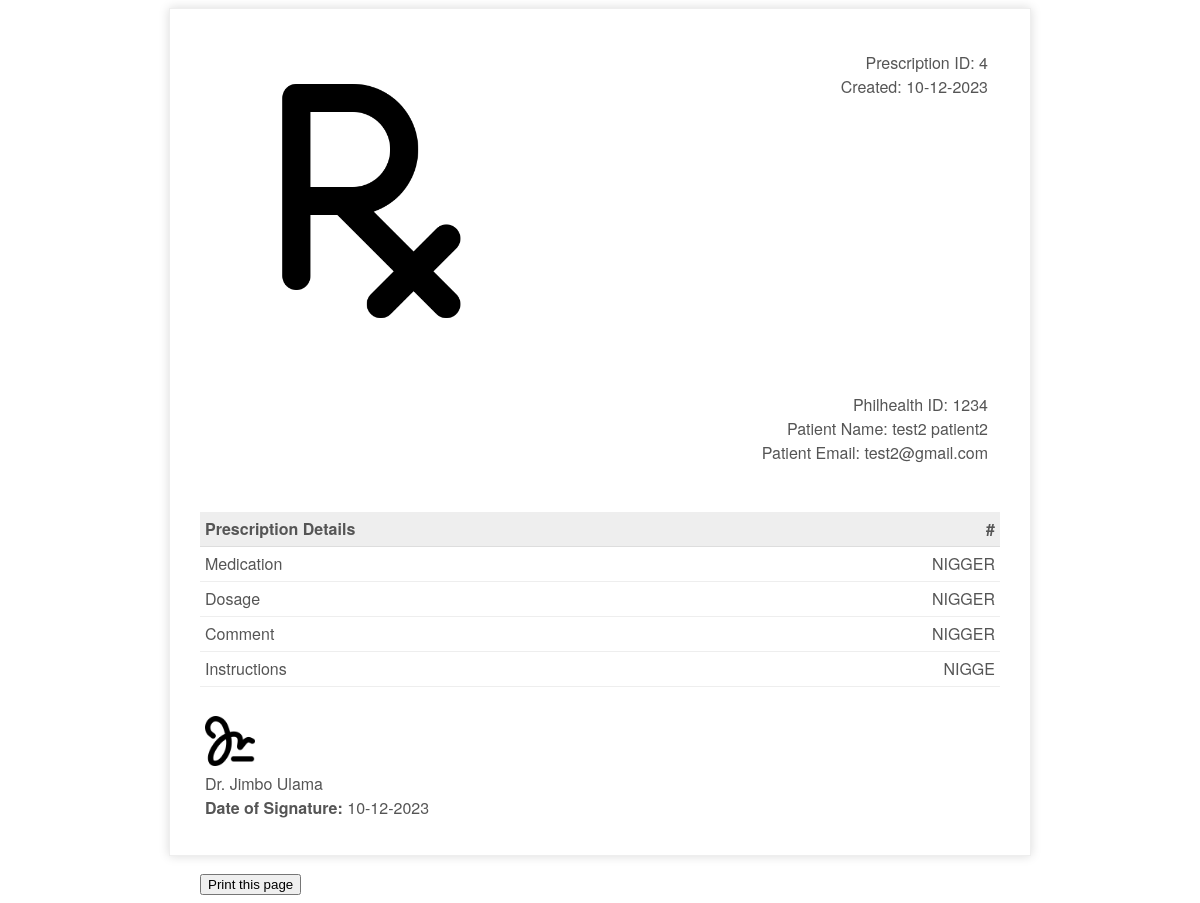
The app's page /patient/prescriptionInvoice.php?prescriptionId=4 (signed in) with its own data.
### tables this page shows
CREATE TABLE `tbprescription` (
  `prescriptionId` int(11) NOT NULL,
  `philhealthId` bigint(20) DEFAULT NULL,
  `icDoctor` bigint(20) DEFAULT NULL,
  `medication` varchar(255) NOT NULL,
  `dosage` varchar(50) NOT NULL,
  `comment` text NOT NULL,
  `instructions` text NOT NULL,
  `prescriptionDate` timestamp NOT NULL DEFAULT current_timestamp()
);

CREATE TABLE `patient` (
  `philhealthId` bigint(12) NOT NULL,
  `password` varchar(20) NOT NULL,
  `patientFirstName` varchar(20) NOT NULL,
  `patientLastName` varchar(20) NOT NULL,
  `patientMaritialStatus` varchar(10) NOT NULL,
  `patientDOB` date NOT NULL,
  `patientGender` varchar(10) NOT NULL,
  `patientAddress` varchar(100) NOT NULL,
  `patientPhone` varchar(15) NOT NULL,
  `patientEmail` varchar(100) NOT NULL,
  `appointmentType` enum('tb','prenatal') NOT NULL DEFAULT 'tb'
);

CREATE TABLE `doctor` (
  `icDoctor` bigint(12) NOT NULL,
  `password` varchar(20) NOT NULL,
  `doctorId` int(3) NOT NULL,
  `doctorFirstName` varchar(50) NOT NULL,
  `doctorLastName` varchar(50) NOT NULL,
  `doctorAddress` varchar(100) NOT NULL,
  `doctorPhone` varchar(15) NOT NULL,
  `doctorEmail` varchar(20) NOT NULL,
  `doctorDOB` date NOT NULL,
  `doctorRole` varchar(255) DEFAULT NULL
);

### patient/prescriptionInvoice.php (the view, shortened to what this page needs)
<?php
include_once '../assets/conn/dbconnect.php';
if (isset($_GET['prescriptionId'])) {
    $prescriptionId = $_GET['prescriptionId'];
    $resTB = mysqli_query($con, "
        SELECT tp.*, d.doctorFirstname AS doctorFirstName, d.doctorLastname AS doctorLastName
        FROM tbprescription tp
        JOIN doctor d ON tp.icDoctor = d.icDoctor
        WHERE tp.prescriptionId = $prescriptionId
    ");
    $resPrenatal = mysqli_query($con, "
        SELECT pp.*, d.doctorFirstname AS doctorFirstName, d.doctorLastname AS doctorLastName
        FROM prenatalprescription pp
        JOIN doctor d ON pp.icDoctor = d.icDoctor
        WHERE pp.prescriptionId = $prescriptionId
    ");
    if (mysqli_num_rows($resTB) > 0) {
        $prescriptionRow = mysqli_fetch_array($resTB, MYSQLI_ASSOC);
    } elseif (mysqli_num_rows($resPrenatal) > 0) {
        $prescriptionRow = mysqli_fetch_array($resPrenatal, MYSQLI_ASSOC);
    } else {
        die("Prescription not found");
    }
} else {
    die("Prescription ID not set");
}
$session = $_SESSION['patientSession'];
$res1 = mysqli_query($con, "SELECT * FROM patient WHERE philhealthId=" . $session);
$userRow = mysqli_fetch_array($res1, MYSQLI_ASSOC);
?>
<!doctype html>
<html lang="en">
<head>
    <link rel="stylesheet" type="text/css" href="assets/css/invoice.css">
</head>
<body>
    <div class="invoice-box">
        <table cellpadding="0" cellspacing="0">
            <tr class="top">
                <td colspan="2">
                    <table>
                        <tr>
                            <td class="title">
                                <img src="assets/img/prescription.png" style="width:100%; max-width:300px;">
                            </td>
                            <td>
                                Prescription ID: <?php echo $prescriptionRow['prescriptionId']; ?><br>
                                Created: <?php echo date("d-m-Y"); ?><br>
                            </td>
                        </tr>
                    </table>
                </td>
            </tr>
            <tr class="information">
                <td colspan="2">
                    <table>
                        <tr>
                            <td>
                            </td>
                            <td>
                                Philhealth ID: <?php echo $userRow['philhealthId']; ?><br>
                                Patient Name: <?php echo $userRow['patientFirstName']; ?> <?php echo $userRow['patientLastName']; ?><br>
                                Patient Email: <?php echo $userRow['patientEmail']; ?>
                            </td>
                        </tr>
                    </table>
                </td>
            </tr>
            <tr class="heading">
                <td>
                    Prescription Details
                </td>
                <td>
                    #
                </td>
            </tr>
            <tr class="item">
                <td>
                    Medication
                </td>
                <td>
                    <?php echo $prescriptionRow['medication']; ?>
                </td>
            </tr>
            <tr class="item">
                <td>
                    Dosage
                </td>
                <td>
                    <?php echo $prescriptionRow['dosage']; ?>
                </td>
            </tr>
            <tr class="item">
                <td>
                    Comment
                </td>
                <td>
                    <?php echo $prescriptionRow['comment']; ?>
                </td>
            </tr>
            <tr class="item">
                <td>
                    Instructions
                </td>
                <td>
                    <?php echo $prescriptionRow['instructions']; ?>
                </td>
            </tr>
            <tr class="signature">
                <td colspan="2">
                    <br>
                    <div>
                        <img src="assets/img/signature.png" alt="" srcset="" width="50px"><br>
                        <?php echo 'Dr. ' . $prescriptionRow['doctorFirstName'] . ' ' . $prescriptionRow['doctorLastName']; ?><br>
                        <strong>Date of Signature:</strong> <?php echo date("d-m-Y"); ?>
                    </div>
                </td>
            </tr>
        </table>
    </div>
    <br>
    <div class="print">
        <button onclick="myFunction()">Print this page</button>
    </div>
</body>
</html>

### patient/assets/css/invoice.css (style rules this page uses)
.print { margin:auto; max-width:800px; }
.invoice-box { max-width:800px; margin:auto; padding:30px; border:1px solid #eee; box-shadow:0 0 10px rgba(0, 0, 0, .15); font-size:16px; line-height:24px; font-family:'Helvetica Neue', 'Helvetica', Helvetica, Arial, sans-serif; color:#555; }
.invoice-box table { width:100%; line-height:inherit; text-align:left; }
.invoice-box table td { padding:5px; vertical-align:top; }
.invoice-box table tr td:nth-child(2) { text-align:right; }
.invoice-box table tr.top table td { padding-bottom:20px; }
.invoice-box table tr.top table td.title { font-size:45px; line-height:45px; color:#333; }
.invoice-box table tr.information table td { padding-bottom:40px; }
.invoice-box table tr.heading td { background:#eee; border-bottom:1px solid #ddd; font-weight:bold; }
.invoice-box table tr.item td { border-bottom:1px solid #eee; }

### records on screen
tbprescription: prescriptionId "4", medication "NIGGER", dosage "NIGGER", comment "NIGGER", instructions "NIGGE", icDoctor.doctorFirstName "Jimbo", icDoctor.doctorLastName "Ulama"
patient: philhealthId "1234", patientFirstName "test2", patientLastName "patient2", patientEmail "test2@gmail.com"
